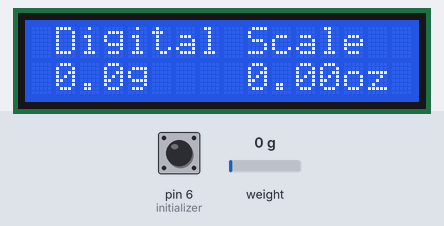
Recording of a sketch running on a simulated Arduino Uno, built with avr-gcc and run on an emulated ATmega328P. On the bench: 16×2 character LCD. Inputs (shaded band) come from the test bench; at power-on: pin 6 (initializer) HIGH, weight on the scale 0 g.

Above: at 5.6 s.
5.7 s: pin 6 (initializer) pulled LOW for 0.15 s
At 6.3 s:
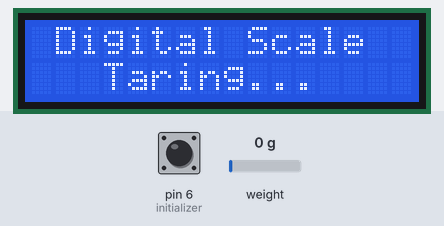
8.6 s: weight on the scale set to 100 g
At 9.3 s:
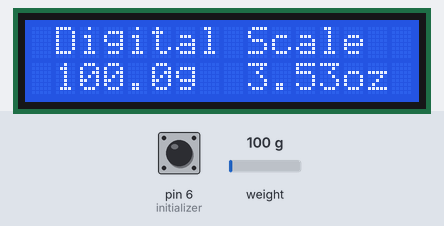
10.1 s: weight on the scale set to 1250 g
At 10.5 s:
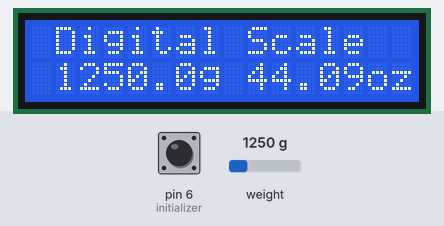
11.7 s: weight on the scale set to 2500 g
At 12.3 s:
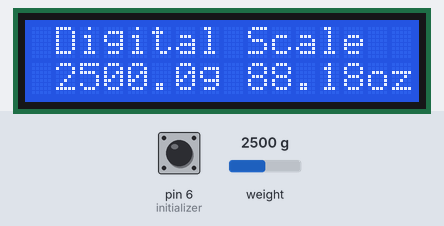
13.2 s: pin 6 (initializer) pulled LOW for 3.2 s
At 14.3 s:
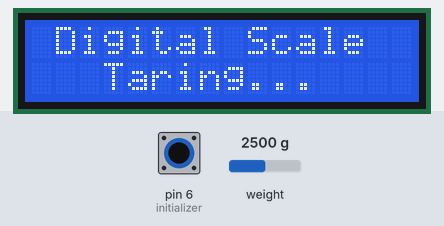
Timing chart, 0 to 16.2 s (numbered marks = the images above; inputs shaded):
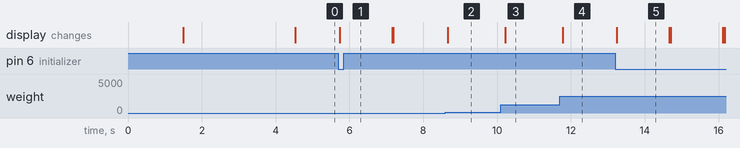

Measured:
- after the input at 5.7 s, the display: changes at once (image 1)
- after the input at 8.6 s, the display: changes after 0.06 s (image 2)
- after the input at 10.1 s, the display: changes after 0.12 s (image 3)
- after the input at 11.7 s, the display: changes after 0.08 s (image 4)
- after the input at 13.2 s, the display: changes at once (image 5)
- what the display in image 5 shows lasts 1.5 s, from 13.2 s to 14.7 s

The sketch:

Digital_Scale.ino
```cpp
//Viral Science www.viralsciencecreativity.com www.youtube.com/c/viralscience
//Arduino Digital Weight Scale HX711 Load Cell Module
#include <HX711_ADC.h> // https://github.com/olkal/HX711_ADC
#include <Wire.h>
#include <LiquidCrystal_I2C.h> // LiquidCrystal_I2C library
HX711_ADC LoadCell(4, 5); // dt pin, sck pin
LiquidCrystal_I2C lcd(0x27, 16, 2); // LCD HEX address 0x27
int initializer = 6;

void setup() {
  pinMode (initializer, INPUT_PULLUP);
  LoadCell.begin(); // start connection to HX711
  LoadCell.start(1000); // load cells gets 1000ms of time to stabilize

  /////////////////////////////////////
  // Calibarate your LOAD CELL with 100g weight, and change the value according to readings
  LoadCell.setCalFactor(375);
  /////////////////////////////////////

  lcd.init(); // begins connection to the LCD module
  lcd.backlight(); // turns on the backlight
  lcd.setCursor(1, 0); // set cursor to first row
  lcd.print("Digital Scale "); // print out to LCD
  lcd.setCursor(0, 1); // set cursor to first row
  lcd.print(" 5KG MAX LOAD "); // print out to LCD
  delay(3000);
  lcd.clear();
}
void loop() {
  lcd.setCursor(1, 0); // set cursor to first row
  lcd.print("Digital Scale "); // print out to LCD
  LoadCell.update(); // retrieves data from the load cell
  float loadCell_data = LoadCell.getData(); // get output value
  if (loadCell_data<0)
  {
    loadCell_data = loadCell_data * (-1);
    lcd.setCursor(0, 1);
    lcd.print("-");
    lcd.setCursor(8, 1);
    lcd.print("-");
  }
  else
  {
    lcd.setCursor(0, 1);
    lcd.print(" ");
    lcd.setCursor(8, 1);
    lcd.print(" ");
  }

  lcd.setCursor(1, 1); // set cursor to secon row
  lcd.print(loadCell_data, 1); // print out the retrieved value to the second row
  lcd.print("g ");
  float oz_data = loadCell_data/28.3495;
  lcd.setCursor(9, 1);
  lcd.print(oz_data, 2);
  lcd.print("oz ");

  if (loadCell_data>=5000)
  {
    loadCell_data=0;
    lcd.setCursor(0, 0); // set cursor to secon row
    lcd.print("  Over Loaded   ");
    delay(200);
  }
  if (digitalRead (initializer) == LOW)
  {
    lcd.setCursor(0, 1); // set cursor to secon row
    lcd.print("   Taring...    ");
    LoadCell.start(1000);
    lcd.setCursor(0, 1);
    lcd.print("                ");
  }
}
```
